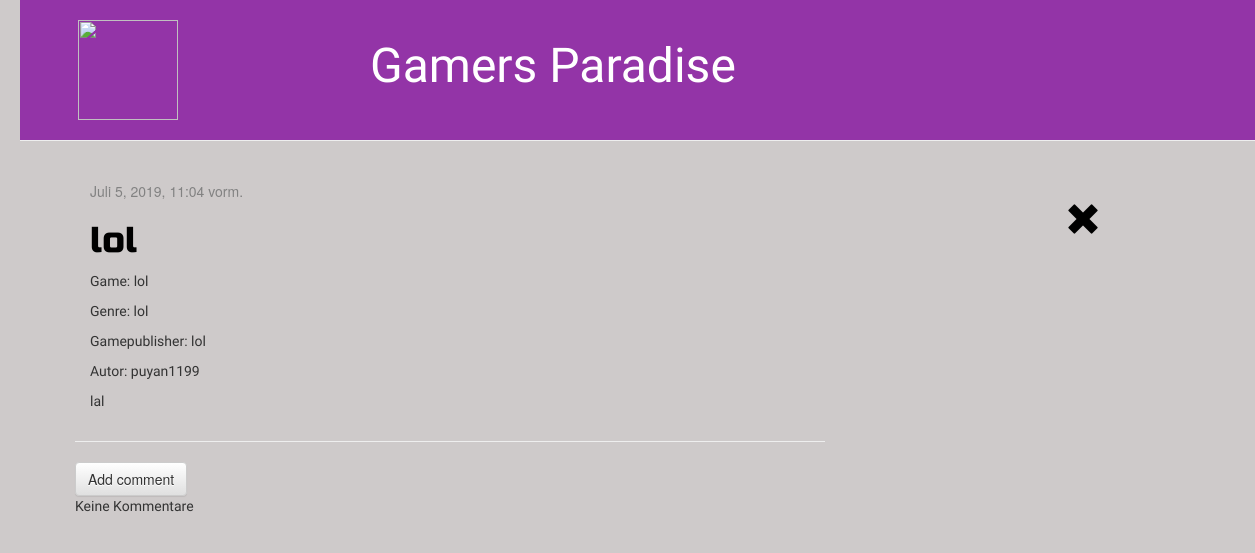
The app's page /post/14/ with its own data.
### blog/models.py (models this page shows, shortened)
class Post(models.Model):
    author = models.ForeignKey(settings.AUTH_USER_MODEL, on_delete=models.CASCADE)
    title = models.CharField(max_length=200)
    text = models.TextField()
    created_date = models.DateTimeField(default=timezone.now)
    published_date = models.DateTimeField(blank=True, null=True)
    game = models.CharField(max_length=200, default=' ')
    gamepublisher = models.CharField(max_length=200, default=' ')
    genre = models.CharField(max_length=200, default=' ')

### blog/views.py (the view)
# urls.py: path('post/<int:pk>/', views.post_detail, name='post_detail'),
def post_detail(request, pk):
    post = get_object_or_404(Post, pk=pk)
    return render(request, 'blog/post_detail.html', {'post': post})

### blog/templates/blog/post_detail.html (shortened to what this page needs)
{% extends 'blog/base.html' %}
{% block content %}
<div class="container">
<div class="row">
    <div class="col-md-10">
        <div class="post">
            {% if post.published_date %}
                <div class="date">
                    {{ post.published_date }}
                </div>
            {% endif %}
            <h1><a>{{ post.title }}</a></h1>
            <p> Game: {{ post.game|linebreaksbr }}</p>
            <p> Genre: {{ post.genre|linebreaksbr }}</p>
            <p> Gamepublisher: {{ post.gamepublisher|linebreaksbr }}</p>
            <p> Autor: {{ post.author|linebreaksbr }}</p>
            <p>{{ post.text|linebreaksbr }}</p>
        </div> </div>
        <div class="col-md-2">
                <h1><a href="{% url 'post_list' %}" class="top-menu"><span class="glyphicon glyphicon-remove"></span></a></h1>
            </div>
    </div>
    </div>
        <hr>
        <a class="btn btn-default" href="{% url 'add_comment_to_post' pk=post.pk %}">Add comment</a>
    {% for comment in post.comments.all %}
        <div class="comment">
            <strong>{{ comment.author }}</strong>
            <p>{{ comment.text|linebreaks }}</p>
        </div>
    {% empty %}
    <p>Keine Kommentare</p>
{% endfor %}
{% endblock %}

### blog/static/css/blog.css (style rules this page uses)
h1 a { color: rgb(0, 0, 0); font-family: 'Russo One', sans-serif; }
body { padding-left: 20px; background-color: rgb(206, 202, 202); }
h1, h2, h3, h4 { font-family: 'Russo One', sans-serif; color:black; }
p { font-family: 'Saira Semi Condensed', sans-serif; }
.date { color: #828282; }

### records on screen
Post: published_date "Juli 5, 2019, 11:04 vorm.", title "lol", game "lol", genre "lol", gamepublisher "lol", author "puyan1199", text "lal"
